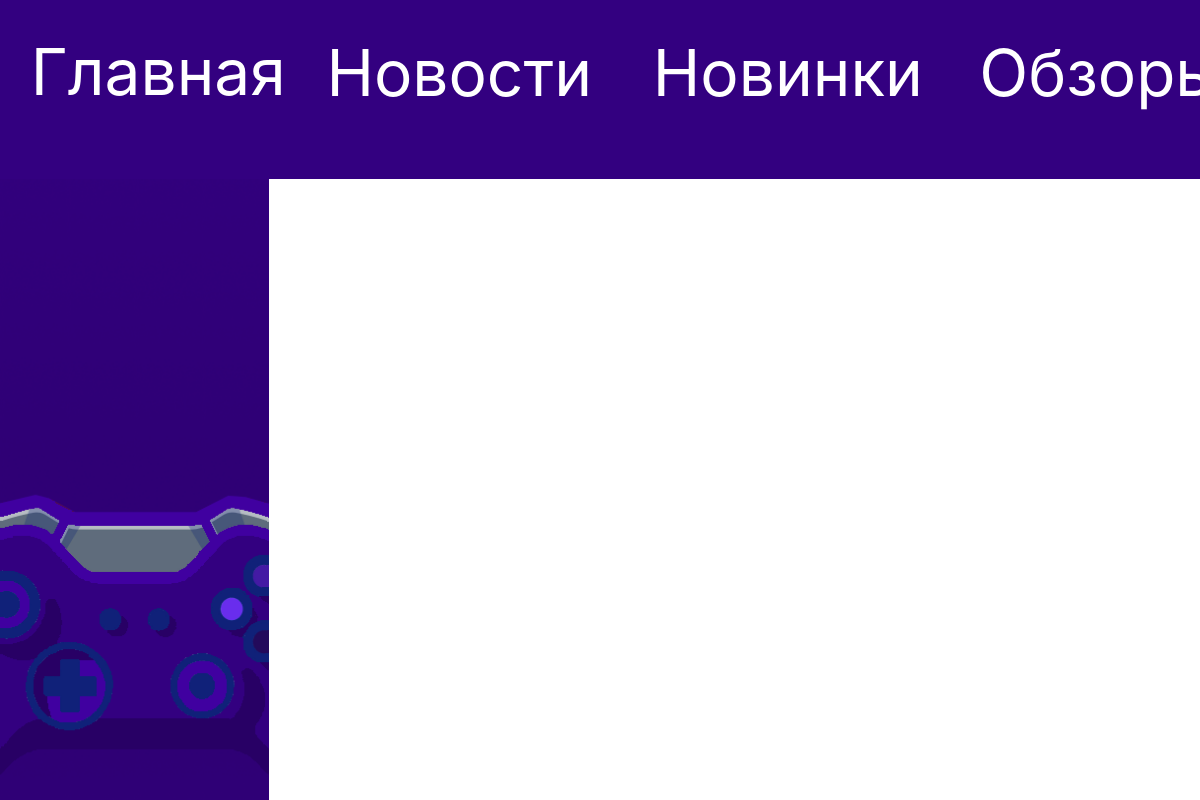
Before: /Reviews/ with the older database file.
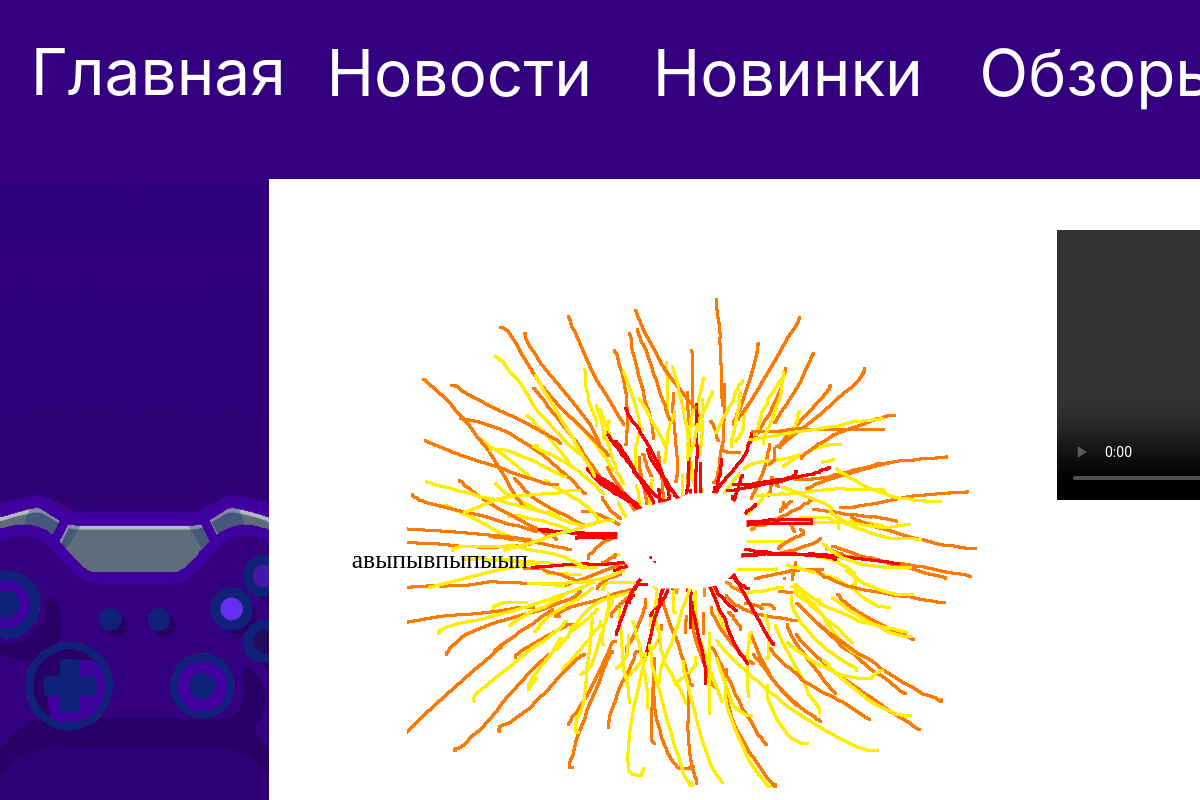
After: the same page with the newer database file.
### main1/models.py (models this page shows, shortened)
class Reviews(models.Model):
    title = models.CharField("Название игры", max_length=30)
    foto = models.ImageField("Картинка", null= True, upload_to="static/main1/imags")
    full_text  = models.TextField("Описание")
    link = models.TextField("Ссылка на видео")
    class Meta:
        verbose_name="Обзор"
        verbose_name_plural="Обзоры"

### main1/views.py (the view)
# urls.py: path('Reviews/', views.Review ),
def Review(request):
    Rev = Reviews.objects.order_by("-id")[:1]
    return render(request, 'main1/reviews.html',{"Rev":Rev})

### main1/templates/main1/reviews.html (shortened to what this page needs)
{% load static %}
<!DOCTYPE html>
<html lang="ru">
  <head>
    <link rel="stylesheet" href="{% static 'main1/cssfiles/textline.css' %}">
  </head>
  <body>
    <div
      style="
        width: 100%;
        height: 100%;
        position: relative;
        background: rgba(74.37, 74.07, 74.07, 0.94);
      "
    >
      <div
        style="
          width: 1920px;
          height: 183px;
          left: 0px;
          top: 0px;
          position: fixed;
        "
      >
      <div
        style="
          width: 1920px;
          height: 183px;
          left: 0px;
          top: 0px;
          position: absolute;
        "
      >
        <div
          style="
            width: 1920px;
            height: 181px;
            left: 0px;
            top: 0px;
            position: absolute;
            background: #330080;
          "
        ></div>
        <div
          style="
            width: 100%;
            height: 100%;
            left: 1.6%;
            top: 1%;
            position: absolute;
            color: #020202;
            font-size: 64px;
            font-family: Inter;
            font-weight: 400;
            line-height: 140.8px;
            word-wrap: break-word;
          "
        >
          <a style="width: 100%; height: 100%; color:white;" href="/">Главная</a>
        </div>
        <div
          style="
            width: 100%;
            height: 100%;
            left: 17%;
            top: 1.6%;
            position: absolute;
            color: white;
            font-size: 64px;
            font-family: Inter;
            font-weight: 400;
            line-height: 140.8px;
            word-wrap: break-word;
          "
        >
          <a style="width: 100%;height: 100%;color:white;" href="/News/">Новости</a>
        </div>
        <div
          style="
            width: 100%;
            height: 100%;
            left: 34%;
            top: 1.6%;
            position: absolute;
            color: white;
            font-size: 64px;
            font-family: Inter;
            font-weight: 400;
            line-height: 140.8px;
            word-wrap: break-word;
          "
        >
          <a style="height: 100%;width: 100%;color:white;"  href="/News_Game/">Новинки</a>
        </div>
        <div
          style="
            width: 100%;
            height: 100%;
            left: 51%;
            top: 1.6%;
            position: absolute;
            color: white;
            font-size: 64px;
            font-family: Inter;
            font-weight: 400;
            line-height: 140.8px;
            word-wrap: break-word;
          "
        >
          <a  style="height: 100%;width: 100%;color:white;"  href="/Reviews/">Обзоры</a>
        </div>
        <form action="/Private_account">
          <button>
          </button>
        </form>
      </div>
      <div
        style="
          width: 72%;
          height: 465%;
          left: 14%;
          top: 98%;
          position: absolute;
          justify-content: center;
          align-items: center;
          display: inline-flex;
        "
      >
        <div style="width: 100%; height: 100%; background: white">
          {%for i in Rev%}
          <video style="left:57%;position:absolute;top:6%;width:39%" src={{i.link}} controls>
          </video>
          <img class="fotr" style="position:absolute;top:8%;left:10%;" src="{{i.foto.url}}" />
          <p class="osn" style="top:40%;position:absolute;left:6%;font-size:160%;" >{{i.full_text}}</p>
          {%endfor%}
        </div>
      </div>
      <img
        style="
          width: 14%;
          height: 465%;
          left: 0%;
          top: 98%;
          position: absolute;
        "
        src="{% static 'main1/imags/side.png' %}"
      />
    </div>
  </body>
</html>

Changed rows visible on the page:
added Reviews: foto (picture), full_text "авыпывпыпыып"
